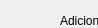
     <widget class="QWidget" name="page">
      <property name="geometry">
       <rect>
        <x>0</x>
        <y>0</y>
        <width>98</width>
        <height>28</height>
       </rect>
      </property>
      <attribute name="label">
       <string>ENTIDADE</string>
      </attribute>
      <widget class="QLineEdit" name="lat_entidade_line">
       <property name="geometry">
        <rect>
         <x>10</x>
         <y>110</y>
         <width>231</width>
         <height>27</height>
        </rect>
       </property>
      </widget>
      <widget class="QLabel" name="nome_entidade_label">
       <property name="geometry">
        <rect>
         <x>80</x>
         <y>40</y>
         <width>111</width>
         <height>17</height>
        </rect>
       </property>
       <property name="text">
        <string>Nome Entidade</string>
       </property>
      </widget>
      <widget class="QLineEdit" name="long_entidade_line">
       <property name="geometry">
        <rect>
         <x>10</x>
         <y>160</y>
         <width>231</width>
         <height>27</height>
        </rect>
       </property>
      </widget>
      <widget class="QPushButton" name="add_entidade_pushButton">
       <property name="geometry">
        <rect>
         <x>10</x>
         <y>200</y>
         <width>231</width>
         <height>27</height>
        </rect>
       </property>
       <property name="text">
        <string>Adicionar Entidade</string>
       </property>
      </widget>
      <widget class="QLabel" name="long_entidade_label">
       <property name="geometry">
        <rect>
         <x>60</x>
         <y>140</y>
         <width>141</width>
         <height>17</height>
        </rect>
       </property>
       <property name="text">
        <string>Longitude (Decimais)</string>
       </property>
      </widget>
      <widget class="QLineEdit" name="nome_entidade_line">
       <property name="geometry">
        <rect>
         <x>10</x>
         <y>60</y>
         <width>231</width>
         <height>27</height>
        </rect>
       </property>
      </widget>
      <widget class="QLabel" name="label_9">
       <property name="geometry">
        <rect>
         <x>60</x>
         <y>10</y>
         <width>141</width>
         <height>21</height>
        </rect>
       </property>
       <property name="text">
        <string>Adicionar a entidade</string>
       </property>
      </widget>
      <widget class="QLabel" name="lat_entidade_label">
       <property name="geometry">
        <rect>
         <x>60</x>
         <y>90</y>
         <width>131</width>
         <height>17</height>
        </rect>
       </property>
       <property name="text">
        <string>Latitude (Decimais)</string>
       </property>
      </widget>
     </widget>
